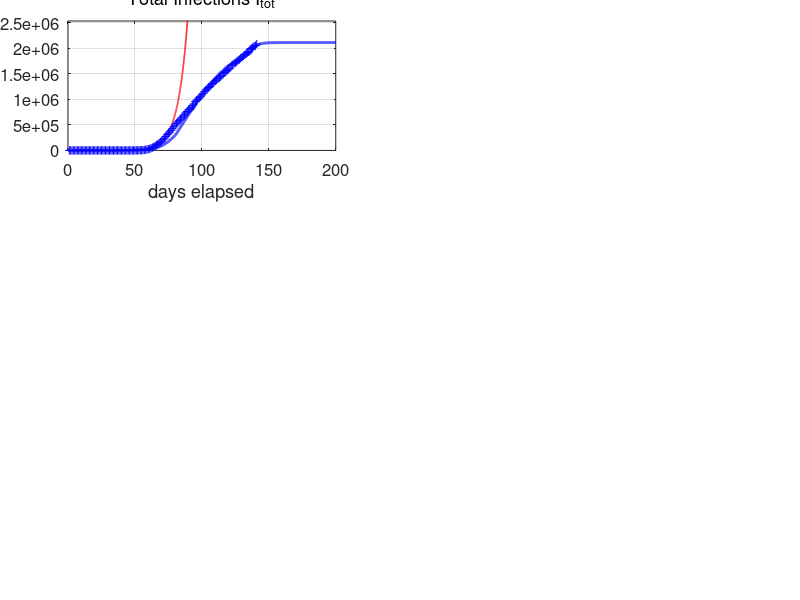

Reproduce this figure in MATLAB. (Note: this script raises an error after producing the figure.)
% covid19USA.m

% Revised:  2020 05 16

% Mathemtatical model for the spread of the covid19 virus
% Model for AUSTRALIAL spread of virus
% Data from https://www.worldometers.info/coronavirus/
% Date file:  covid19.mat  variable covid19
% Model specified by the variables in the INPUT SECTION of the Script

% DOING PHYSICS WITH MATLAB: 
%   http://www.physics.usyd.edu.au/teach_res/mp/mphome.htm
% Documentation
%   http://www.physics.usyd.edu.au/teach_res/mp/doc/sird19EA.htm
% Download Scripts
%   http://www.physics.usyd.edu.au/teach_res/mp/mscripts/

% Ian Cooper
% email: matlabvisualphysics@gmail.com
% Matlab 2019b

% Populations: Data d / Model
% Susceptible individuals:  Sd  S
% Active infections (currently infected);  Id  I
% Removed Rm
% Recovered:  Rd  R
% Dead:  Dd  D


close all
clear
clc

global Imax Rmax Dmax ITmax Smax

% DATA  ===============================================================
load('covid19.mat')
Ndays  = find(covid19 == 0,1) - 1;  

% save covid19.mat covid19

% DATA: variable covid19
% Col 1: World   Id   Currently Infected Cases
% Col 2: World   Rd   Recovered
% Col 3: World   Dd   Deaths

% Data for China with Script svr19CHINA.m
% Col 4: China   Total infected cases
% Col 5: China   Currently Infected Cases
% Col 6: China   Deaths
% Col 7: USA     Total infected cases
% Col 8: USA     Currently infected cases
% Col 9: USA     Deaths
% Col 10: AUST     Total infected cases
% Col 11: AUST     Currently infected cases
% Col 12: AUST     Deaths
% Col 13: IND     Total infected cases
% Col 14: IND     Currently infected cases
% Col 15: IND     Deaths

% DATA: Id Rd Dd / Number of data days for COVID19  
  Idtot  = covid19(1:Ndays,7);
  Id     = covid19(1:Ndays,8);
  Dd     = covid19(1:Ndays,9);  
     
  Rd = Idtot - Id - Dd;
  Idmax = max(Id);
  Rdmax = max(Rd);
  Ddmax = max(Dd);
  ITdmax = max(Idtot);

% MODEL INPUT PARAMETERS  ============================================
% Model: number of time steps 
  num = 5000;
% Maximum number of days for model   [200]
  tMax = 200;

% Initial number of infections   [0.004] 
  I = zeros(num,1);
  I(1) = 1.5e-6;
% Adjustable model parameters  
% S --> I  [0.38] 
  a = 0.178;
% I --> Rm  [0.036]
  b = 0.015;

% Population scaling factor
  f = 7.4e5;
% Time index
  t_index = 77; 
% Exponential growth
     th = 5; t0 = 10; 
% Starting Date
  zSTART = datenum([2020 1 22]);

% SETUP  ==============================================================
% Time [days]
  t = linspace(0,tMax,num)';
  dt = t(2) - t(1);
% Exponential growth
  k = log(2)/th;
  v0 = 177400/exp(k*60);
  v = v0.*exp(k*(t - t0));

% Model: S  D  R  
  S  = zeros(num,1);
  Rm = zeros(num,1);
    
% Model: Initial values for populations
  S(1) = 1;
  
% MODEL: Time Evolution  ==============================================
for n = 1:num-1
  dS = -a*S(n)*I(n)*dt;
  dI = -dS;
  dRm = b*I(n)*dt;
  S(n+1) =  S(n) + dS;
   
  if n == 1800; S(n+1) = 0.8; end
  if n == 2000; S(n+1) = 0.8; end
  if n == 2200; S(n+1) = 0.5; end
  if n == 2350; S(n+1) = 0.5; end
  if n == 2450; S(n+1) = 0.3; end
  if n == 2550; S(n+1) = 0.3; end
  if n == 2700; S(n+1) = 0.3; end
  if n == 2800; S(n+1) = 0.2; end
  if n == 2900; S(n+1) = 0.2; end
  if n == 3000; S(n+1) = 0.1; end
  if n == 3100; S(n+1) = 0.1; end
  if n == 3200; S(n+1) = 0.2; end
  if n == 3400; S(n+1) = 0.3; end
  
  I(n+1) =  I(n) + dI - dRm;
  Rm(n+1) = Rm(n)+ dRm;
end

% Scale populations
  I = f.*I;
  Rm = f.*Rm;
  k0 = 4.0e-6;
  D0 = 1.2e5;
  D = D0.*(1 - exp(-k0.*Rm));
  R = Rm - D;
  Itot = I + Rm;
 
  Imax = max(I);
  Rmax = max(R);
  Dmax = max(D);
  Smax = f*max(S);
  ITmax = max(Itot);  

%   R = r.*Rm;    % recoveries
%   D = d.*Rm;    % deaths
%   Itot = I + R + D;
%   
% % Scaling I, R and D values at day specified by t_index 
%   %  index = find(t > t_index,1);
%   %  f = Id(t_index)./ I(index);
%   
% % Scale populations
%   I = f.*I;
%   R = f.*R;
%   D = f*D;
%   Itot = f.*Itot;
 
  Imax = max(I);
  Rmax = max(R);
  Dmax = max(D);
  Smax = max(S);
  ITmax = max(Itot);
    
% Percentages: model
  pI = 100*I(end) / Itot(end);
  pR = 100*R(end) / Itot(end);
  pD = 100*D(end) / Itot(end);
  
% Percentages: Data
  pId = 100*Id(end) / Idtot(end);
  pRd = 100*Rd(end) / Idtot(end);
  pDd = 100*Dd(end) / Idtot(end);
  

% *********************************************************************  
% GRAPHICS
% ********************************************************************* 

figure(1)
  set(gcf,'units','normalized');
  set(gcf,'position',[0.02 0.02 0.435 0.80]);
  set(gcf,'color','w');

subplot(3,2,1)   % Total infections
    xP = t(1:2500);
    yP = v(1:2500);
    plot(xP,yP,'r','linewidth',1.2)
   
    hold on
    xP = 1: Ndays;
    yP = Idtot; 
    plot(xP,yP,'b+')
    hold on
    xP = t; yP = Itot;
    plot(xP,yP,'b','linewidth',2)
       
    ylim([0 1.2*ITmax])
    grid on
    xlabel('days elapsed')
    ylabel('I_{tot}','FontName','Times New Roman')
    title('Total Infections I_{tot}','fontweight','normal');
    set(gca,'fontsize',12)  
    set(gca,'Position', [0.0850 0.7093+0.04 0.3347 0.2157]);
    yMax = ylim;
    z = yMax(2);
    plotMonths(z)
    
  
subplot(3,2,2)  % INFECTIONS
    xP = 1: Ndays;
    yP = Id;
    plot(xP,yP,'b+')   
    hold on
    
%     xP = t_index; yP = Id(t_index);
%     plot(xP,yP,'bo','markerfacecolor','b','markersize',8)
    
    xP = t; yP = I;
    plot(xP,yP,'b','linewidth',2)
   
    grid on
    title('Active Infections  I','fontweight','normal')
    ylabel('I','FontName','Times New Roman') 
    xlabel('days elapsed')
    set(gca,'fontsize',12)
    set(gca,'Position', [0.5703-0.04 0.7093+0.04 0.3347 0.2157]);
    yMax = ylim;
    ylim([0, 1.1*yMax(2)])
    yMax = ylim;
    z = yMax(2);
    plotMonths(z)
    
    
subplot(3,2,3)   % RECOVERIES
    xP = 1: Ndays;
    yP = Rd; 
    plot(xP,yP,'k+')
    hold on
 
%     xP = t_index; yP = Rd(t_index);
%     plot(xP,yP,'ko','markerfacecolor','k','markersize',8)
%     
    xP = t; yP = R;
    plot(xP,yP,'k','linewidth',2)
    
    grid on

    ylabel('R')
    xlabel('days elapsed')
    title('Recoveries  R','fontweight','normal')
    set(gca,'fontsize',12)
    set(gca,'Position', [0.0800 0.4096+0.04 0.3347 0.2157]);
    yMax = ylim;
    z = yMax(2);
    plotMonths(z)
 
 subplot(3,2,4)    % DEATHS
    xP = 1: Ndays;
    yP = Dd; 
    plot(xP,yP,'r+')
    hold on
 
%     xP = t_index; yP = Dd(t_index);
%     plot(xP,yP,'ro','markerfacecolor','r','markersize',8)
    
    xP = t; yP = D;
    plot(xP,yP,'r','linewidth',2)
    
    grid on
    ylabel('D')
    xlabel('days elapsed')
    title('Deaths  D','fontweight','normal')
    set(gca,'fontsize',12) 
    set(gca,'Position', [0.5703-0.04 0.4096+0.04 0.3347 0.2157]);
    yMax = ylim;
    z = yMax(2);
    plotMonths(z) 
 

 subplot(3,2,5)
    xP = t; yP = S;
    plot(xP,yP,'b','linewidth',2)
    hold on
    
    xlim([0 tMax])
    ylim([0 1.1*Smax])
    grid on
    xlabel('days elapsed')
    ylabel('S') 
    title('Susceptible Population S','fontweight','normal')
    set(gca,'fontsize',12)    
    set(gca,'Position', [0.0800 0.1100+0.04 0.3347 0.2157]); 
    yMax = ylim;
    z = yMax(2);
    plotMonths(z)
    
 
subplot(3,2,6)  
   xlim([0 120])
   ylim([0 250])
   hh = 250; dh = -28;
   
   z = zSTART;
   z = datetime(z,'ConvertFrom','datenum');
   z.Format = 'dd-MMM-yyyy';
   txt = cellstr(z) ; 
   Htext = text(0,hh,txt,'fontsize',12);
   set(Htext,'color','k')
   
   hh = hh+2*dh;
   txt = 'MODEL PARAMETERS';
   text(0,hh,txt,'fontsize',12)
   
   hh = hh+dh;
   txt = sprintf('I(1) = %3.0e   f = %2.2e   a = %2.3f   b = %2.3f', I(1)/f, f, a, b);
   text(0,hh,txt,'fontsize',12)
      
   hh = hh+2*dh; 
   txt = 'DATA';
   text(0,hh,txt,'fontsize',12)
   
   z = zSTART;
   z = z + Ndays;
   z = datetime(z,'ConvertFrom','datenum');
   z.Format = 'dd-MMM-yyyy';
   txt = cellstr(z) ; 
   text(20,hh,txt,'fontsize',12)
    
   hh = hh+dh;
   z1 = Id(end); z2 = Rd(end); z3 = Dd(end); z4 = z1+z2+z3;  
   txt = sprintf('I = %5.0f    R = %5.0f    D = %5.0f    I_{tot} = %5.0f', z1,z2,z3,z4);
   text(6,hh,txt,'fontsize',12)
   
   % Recoveries and Deaths
     hh = hh+dh;
     txt = sprintf('percent: Active = %2.1f  Recoveries = %2.1f    Deaths = %2.1f   ',pId,pRd,pDd);
     text(2,hh,txt,'fontsize',12)  
   
     hh = hh+2*dh; 
     txt = 'MODEL PREDICTIONS';
     text(0,hh,txt,'fontsize',12)
   
     z = zSTART;
     z = z + tMax;
     z = datetime(z,'ConvertFrom','datenum');
     z.Format = 'dd-MMM-yyyy';
     txt = cellstr(z) ; 
     text(78,hh,txt,'fontsize',12)
   
     hh = hh+dh;
     z1 = I(end); z2 = R(end); z3 = D(end); z4 = z1+z2+z3;  
     txt = sprintf('I = %5.0f    R = %5.0f    D = %5.0f    I_{tot} = %5.0f', z1,z2,z3,z4);
     text(6,hh,txt,'fontsize',12)

     hh = hh+dh;
     txt = 'Peak';
     text(10,hh,txt,'fontsize',12)
     z = find(I == Imax,1);
     z = t(z) + zSTART;
     z = datetime(z,'ConvertFrom','datenum');
     z.Format = 'dd-MMM-yyyy';
     txt = cellstr(z) ; 
     text(30,hh,txt,'fontsize',12)
   
     txt = sprintf('I_{peak} = %5.0f',Imax);
     text(80,hh,txt,'fontsize',12)
   
     hh = hh+dh;
     txt = sprintf('percent: Active = %2.1f  Recoveries = %2.1f    Deaths = %2.1f   ',pI,pR,pD);
     text(2,hh,txt,'fontsize',12)   
        
     axis off
     set(gca,'Position', [0.5703-0.08 0.1100+0.04 0.3347 0.2157]);
     

 figure(2)  % ----------------------------------------------------------
   set(gcf,'units','normalized');
   set(gcf,'position',[0.460 0.05 0.2 0.25]);
   set(gcf,'color','w');

   xP = Rd+Dd; yP = Dd;
   plot( xP,yP,'b+')
   hold on
   xP = Rm; yP = D;
   plot( xP,yP,'r','linewidth',2)
   grid on
   ylabel('deaths D')
   xlabel('removals R_m ')
%   title('D = D_0 [1 - exp( - k R_m)]','fontweight','normal')
   txt = sprintf('D_0 = %2.0f', D0);
   text(8e5,5e4,txt,'fontsize',12)
   txt = sprintf('k = %2.1e',k0);
   text(8e5,3e4,txt,'fontsize',12)
   set(gca,'fontsize',12) 
   
     

figure(3)  % ----------------------------------------------------------
   set(gcf,'units','normalized');
   set(gcf,'position',[0.670 0.05 0.2 0.50]);
   set(gcf,'color','w');

subplot(2,1,1)   
   yP = Rd+Dd; xP = Idtot;
   plot( xP,yP,'b+')
   hold on
   yP = Rm; xP = Itot;
   plot( xP,yP,'r','linewidth',2)
   grid on
   xlabel('infections   I_{tot}')
   ylabel('removals   R_m')
   set(gca,'fontsize',12)   

 subplot(2,1,2)   
   yP = Rd+Dd; xP = Id;
   plot( xP,yP,'b+')
   hold on
   yP = Rm; xP = I;
   plot( xP,yP,'r','linewidth',2)
   grid on
   xlabel('active infections   I')
   ylabel('removals   R_m')
   set(gca,'fontsize',12)   
   
figure(9)
  set(gcf,'units','normalized');
  set(gcf,'position',[0.46 0.4 0.2 0.50]);
  set(gcf,'color','w');

  subplot(3,1,1)
    xP = Rd+Dd; yP = Dd;
   plot( xP,yP,'b+')
   hold on
   xP = Rm; yP = D;
   plot( xP,yP,'r','linewidth',2)
   grid on
   ylabel('deaths D')
   xlabel('removals R_m ')
 %  title('D = D_0 [1 - exp( - k R_m)]','fontweight','normal')
   txt = sprintf('D_0 = %2.0f', D0);
   text(10.1e5,6e4,txt,'fontsize',12)
   txt = sprintf('k = %2.2e',k0);
   text(10.1e5,3e4,txt,'fontsize',12)
   set(gca,'fontsize',12)
   
 subplot(3,1,2)  
   yP = Rd+Dd; xP = Id;
   plot( xP,yP,'b+')
   hold on
   yP = Rm; xP = I;
   plot( xP,yP,'r','linewidth',2)
   grid on
   xlabel('active infections   I')
   ylabel('removals   R_m')
   set(gca,'fontsize',12)   

 subplot(3,1,3)  
   yP = Rd+Dd; xP = Idtot;
   plot( xP,yP,'b+')
   hold on
   yP = Rm; xP = Itot;
   plot( xP,yP,'r','linewidth',2)
   grid on
   xlabel('infections   I_{tot}')
   ylabel('removals   R_m')
   set(gca,'fontsize',12)   

   

   
% =====================================================================
     
function  plotMonths(z)
       yMax = z;
     
     % Months
       m1 = [2020 01 22];    % day zero
       m2 = [2020 02  1];    % Feb
       m3 = [2020 03  1];    % Mar
       m4 = [2020 04  1];    % Apr
       m5 = [2020 05  1];    % May
       m6 = [2020 06  1];    % Jun
       m7 = [2020 07  1];    % Jul
       m8 = [2020 08  1];    % Aug
   
      tm(1) = datenum(m1);
      tm(2) = datenum(m2) - tm(1);
      tm(3) = datenum(m3) - tm(1);
      tm(4) = datenum(m4) - tm(1);
      tm(5) = datenum(m5) - tm(1);
      tm(6) = datenum(m6) - tm(1);
      tm(7) = datenum(m7) - tm(1);
      tm(8) = datenum(m8) - tm(1);
   
%       if z == 1; yMax = Imax; end
%       if z == 2; yMax = Rmax; end
%       if z == 3; yMax = Dmax; end
%       if z == 4; yMax = ITmax; end
%       if z == 5; yMax = Smax; end
%       
      for n = 2:8
        plot([tm(n), tm(n)], [0, yMax],'linewidth',1,'color', [0.5 0.5 0.5]);
        hold on
      end
      
      ys = 0.9;
      text(22, ys*yMax,'F')
      text(52, ys*yMax,'M')
      text(82, ys*yMax,'A')
      text(112,ys*yMax,'M')
      text(142,ys*yMax,'J')
      text(172,ys*yMax,'J')
      
   end
   
